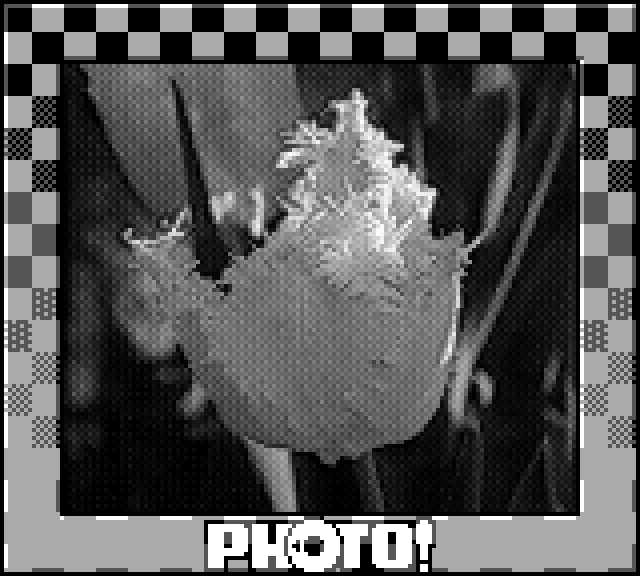
%> input picture SD/Script_for_AEB_mode/Code_color_fusion/001.png, 640 x 576 px
$ octave Color_merger_EAB_mode.m   (GNU Octave 9; MATLAB toolbox functions it lacks are replaced by stand-ins)
%> lines starting %> are read from the running program, lines starting %| are printed output that depends on the picture
%images must be taken with color filter, in this order: RGBRGBRGB...
%the exposure must be set to auto all the time and the DashBoy allowed to
%adjust exposure between each filter.
clc
clear

disp('-----------------------------------------------------------')
disp('|Beware, this code is for GNU Octave ONLY !!!             |')
disp('-----------------------------------------------------------')

pkg load image

%script to be run directly in the image folder
%%%%%%%%%%%%%%%%%%%%%%%%%%%%%%%%%%%%%%%%%%%%%%%%%%%%%%%%
%User parameters
%%%%%%%%%%%%%%%%%%%%%%%%%%%%%%%%%%%%%%%%%%%%%%%%%%%%%%%%
target_png_file='Color_fusion.png'; %target file for animated gif
scaling_factor=1;          %because images are 8x after powershell step
color_weight=[1 1 1]        %[R G B] weights to get a gray image when taking a white screen in photo in my case
%to get these values, take pictures of a white scene with the three filters, note the exposure times and divide by the minimal value
%these corresponds to my filters but yours can vary
%%%%%%%%%%%%%%%%%%%%%%%%%%%%%%%%%%%%%%%%%%%%%%%%%%%%%%%%
delete(target_png_file)
listing = dir('*.png');
gif_counter=0;
for i=1:3:length(listing)
    gif_counter=gif_counter+1;
    name=listing(i).name;
    disp(['Processing ',listing(i).name]);
    R=imread(name);
%> R is the input picture: size 576x640 uint8; min 0, max 255, mean 85.4
    name=listing(i+1).name;
    disp(['Processing ',listing(i+1).name]);
    G=imread(name);
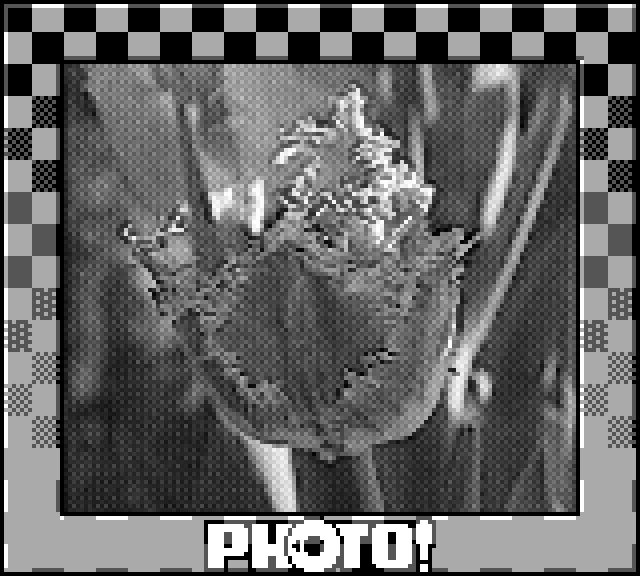
%> input picture SD/Script_for_AEB_mode/Code_color_fusion/002.png, 640 x 576 px
%> G is the input picture: size 576x640 uint8; min 0, max 255, mean 101.5
    name=listing(i+2).name;
    disp(['Processing ',listing(i+2).name]);
    B=imread(name);
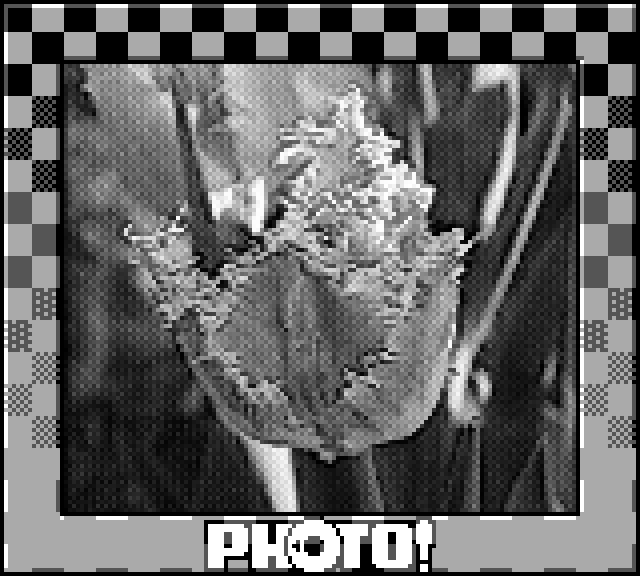
%> input picture SD/Script_for_AEB_mode/Code_color_fusion/003.png, 640 x 576 px
%> B is the input picture: size 576x640 uint8; min 0, max 255, mean 101.5
    [height, width, null]=size(R);
%> height = 576; width = 640; null = 1
    R=imresize(R,scaling_factor,'nearest');
    G=imresize(G,scaling_factor,'nearest');
    B=imresize(B,scaling_factor,'nearest');
    R=uint8(R(:,:,1)*color_weight(1));
    G=uint8(G(:,:,1)*color_weight(2));
    B=uint8(B(:,:,1)*color_weight(3));
    frame(:,:,1)=R;
    frame(:,:,2)=G;
    frame(:,:,3)=B;
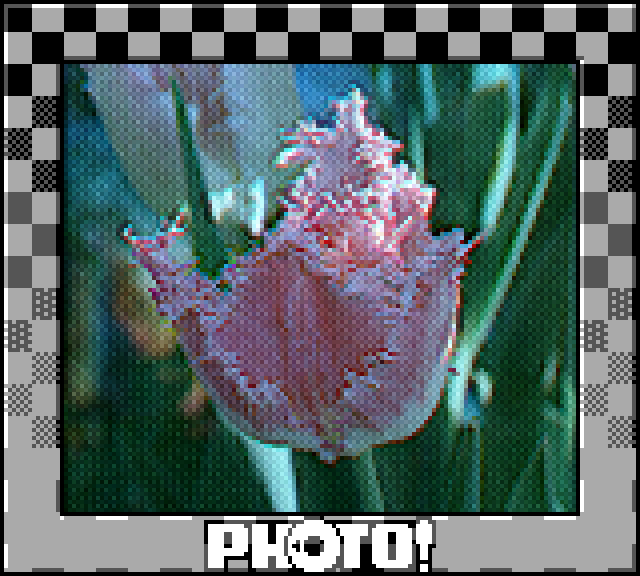
%> frame: size 576x640x3 uint8; mean R, G, B 85.4, 101.5, 101.5
%> (the run ends here)
